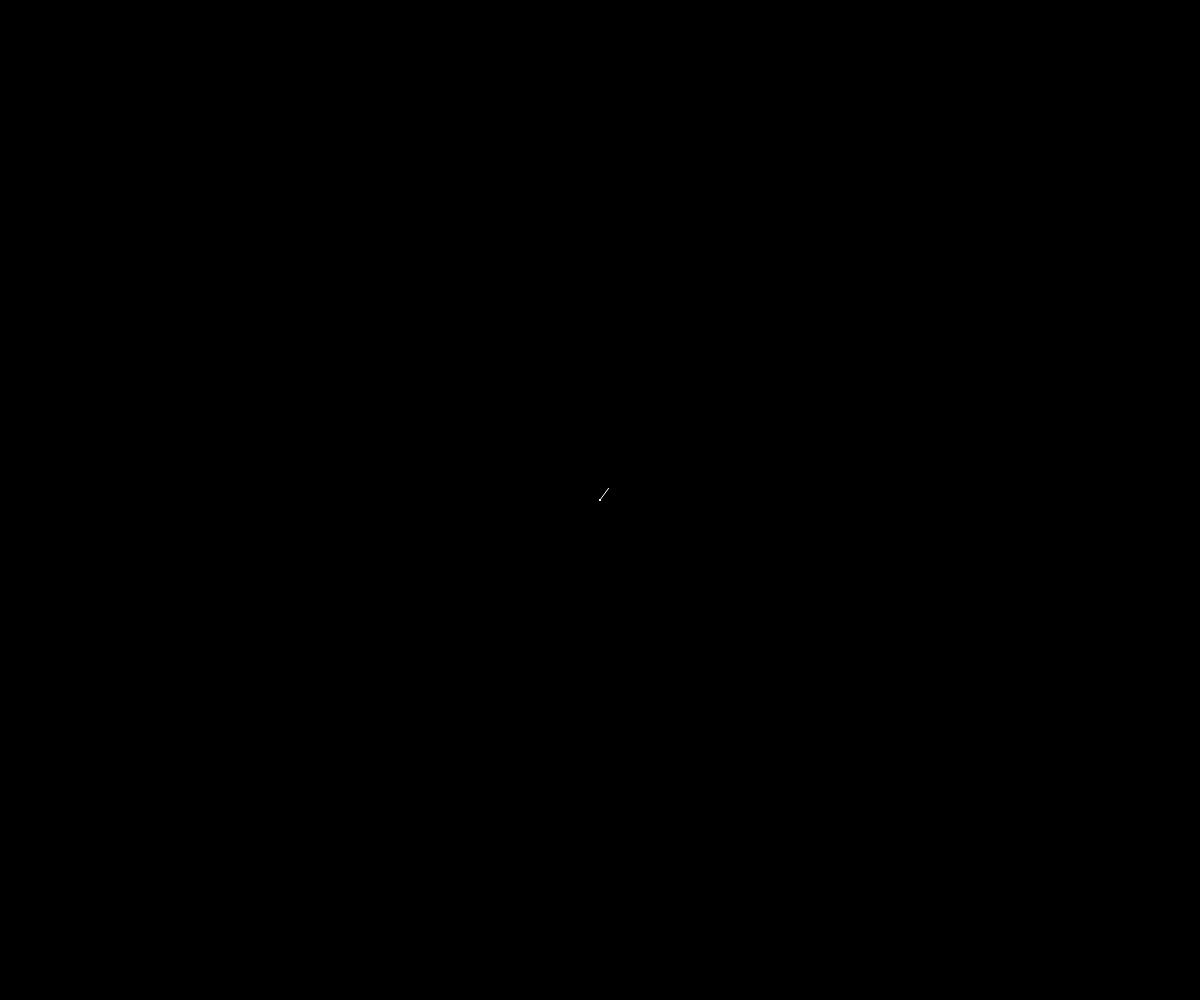
Frame 1 (no input)
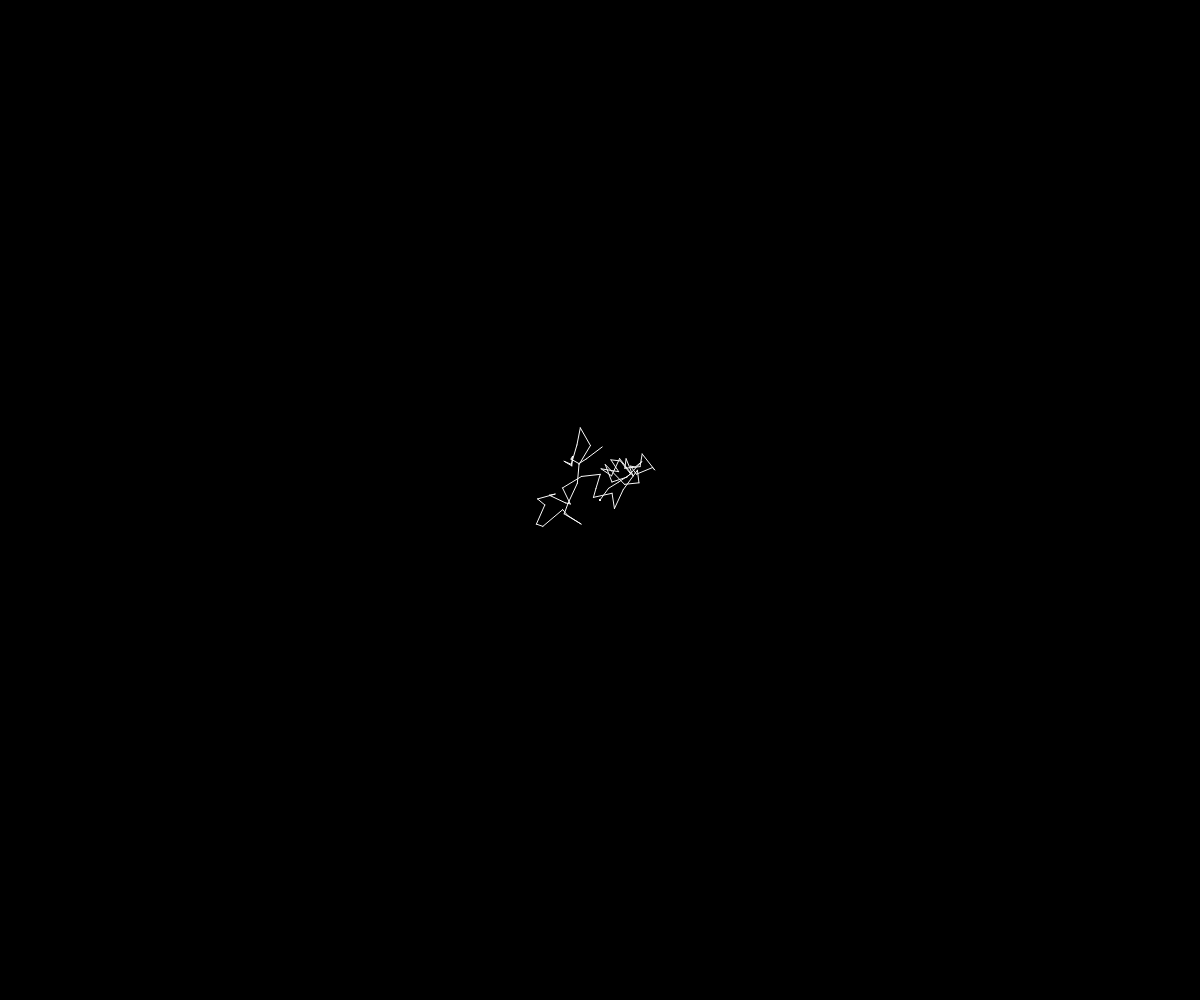
Frame 60 (no input)
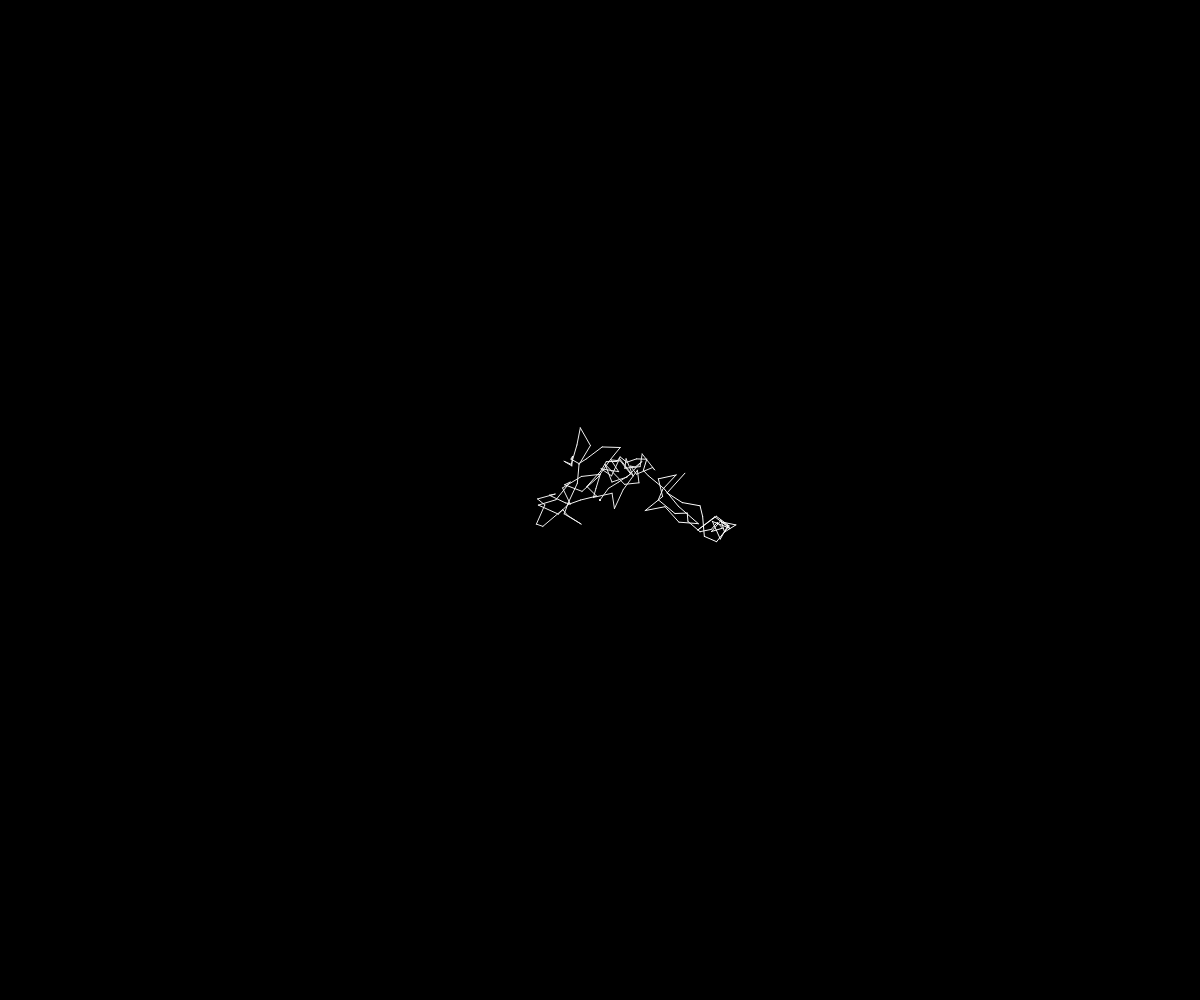
Frame 120 (the mouse pressed at the canvas centre since frame 60)

The p5.js sketch that drew these frames (run headless with seeded random() and noise() and a simulated clock; from frame 60 on, the mouse is pressed at the canvas centre):

// p5.js sketch
// ── sketch.js
/*
 * @name Brownian Motion
 * @description Recording random movement as a continuous line.
 * Port of original example from the Processing examples page.
 */

let num = 1000;
let range = 20;

let ax = [];
let ay = [];


function setup() {
  createCanvas(windowWidth, windowHeight);
  for ( let i = 0; i < num; i++ ) {
    ax[i] = width / 2;
    ay[i] = height / 2;
  }
  frameRate(30);
}

function sleep(ms) {
  return new Promise(resolve => setTimeout(resolve, ms));
}

async function draw() {
  background(0);

  // Shift all elements 1 place to the left
  for ( let i = 1; i < num; i++ ) {
    ax[i - 1] = ax[i];
    ay[i - 1] = ay[i];
  }

  // Put a new value at the end of the array
  ax[num - 1] += random(-range, range);
  ay[num - 1] += random(-range, range);

  // Constrain all points to the screen
  ax[num - 1] = constrain(ax[num - 1], 0, width);
  ay[num - 1] = constrain(ay[num - 1], 0, height);

  // Draw a line connecting the points
  for ( let j = 1; j < num; j++ ) {
    let val = j / num * 204.0 + 51;
    stroke(val);
    line(ax[j - 1], ay[j - 1], ax[j], ay[j]);
  }
}
